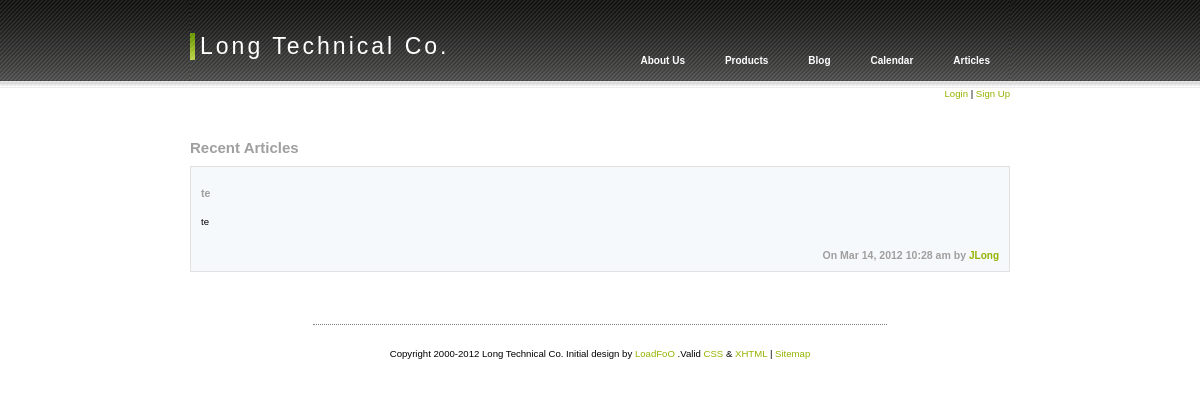
The app's page /articles.php with its own data.
### tables this page shows
CREATE TABLE IF NOT EXISTS `articles` (
  `id` int(11) NOT NULL AUTO_INCREMENT,
  `title` varchar(256) NOT NULL,
  `author` int(11) NOT NULL,
  `date` timestamp NULL DEFAULT CURRENT_TIMESTAMP,
  `content` text,
  PRIMARY KEY (`id`)
);

CREATE TABLE IF NOT EXISTS `users` (
  `id` int(11) NOT NULL AUTO_INCREMENT,
  `group_id` int(11) NOT NULL DEFAULT '0',
  `user` varchar(255) NOT NULL,
  `pass` varchar(64) NOT NULL,
  `salt` varchar(8) NOT NULL,
  PRIMARY KEY (`id`)
);

### articles.php (called while the page is built)
<?php
include('./templates/config.inc.php');
include('./templates/articles.php');
$page = new Page();
$page->SetTitle('Recent Articles');
$articles = new Articles('articles');
$articles->RegisterActions(array('email','new','edit','update','save','del'));
$articles->RegisterTableFields(array('id','title','author','date','content'), 0, 1);
$articles->RegisterNewFields(array('title','author','content'));
$articles->RegisterEditFields(array('title','author','content'));
$page->AddWidget($articles);
$page->Render($_GET);
?>

### templates/config.inc.php (called while the page is built, shortened)
<?php
require_once('Database.class.php');
require_once('Session.class.php');
require_once('User.class.php');
require_once('Widget.class.php');
require_once('Page.class.php');
$db = new Database( PCP_DB_HOST, PCP_DB_USER, PCP_DB_PASS, PCP_DB_NAME );
$session = new Session();
$user = new User();
?>

### templates/Session.class.php (called while the page is built, shortened)
<?php
class Session implements iPersist {
  function Get($name) {
	return $_SESSION[$name];
  }
}
?>

### templates/Database.class.php (called while the page is built, shortened)
<?php
class Database {
  private $db = null;
  private $isOpen = false;
  private $db_host = '';
  private $db_user = '';
  private $db_pass = '';
  private $db_name = '';
  public function __construct( $host, $user, $pass, $db ) {
    $this->db_host = $host;
    $this->db_user = $user;
    $this->db_pass = $pass;
    $this->db_name = $db;
  }
  public function getHandle() {
    return $this->db;
  }
  function Open() {
    $this->db = mysqli_connect( $this->db_host, $this->db_user,
	                            $this->db_pass, $this->db_name );
	if ( !$this->db ) {
      die( 'Connect Error (' . mysqli_connect_errno() . ') ' .
	    mysqli_connect_error() );
	} else {
	  $this->isOpen = mysqli_select_db( $this->db, $this->db_name );
	}
	return $this->isOpen;
  }
  function Query( $query ) {
    $result = null;
    if( $this->isOpen ) {
      $result = mysqli_query( $this->db, $query );
    }
    return $result;
  }
}
?>

### templates/User.class.php (called while the page is built, shortened)
<?php
class User {
  function LoggedIn() {
    global $session;
    return $session->Get( 'logged_in' );
  }
  function GetPermissions() {
	$ret = null;
    return $ret;
  }
  function HasPermission($perm) {
    $ret = false;
	return $ret;
  }
  function GetGroupId() {
    global $session;
    return $session->Get( 'group_id' );
  }
  function GetUsernameFromId($id) {
    $ret = $this->GetUserInfo($id);
	if(is_array($ret)) {
	  return $ret[2];
	}
    return "Unknown";
  }
  function GetUserInfo( $user ) {
    global $db;
    if( isset( $user ) ) {
	  $usr = mysqli_real_escape_string( $db->getHandle(), $user );
	  $result = $db->Query( "SELECT * FROM users WHERE id='" . $usr . "'" );
	  $ret = mysqli_fetch_row( $result );
	  if($ret) {
	    return array_slice( $ret, 0, 3 );
	  }
	}
	return false;
  }
}
?>

### templates/articles.php (the view, shortened to what this page needs)
<?php
class Articles extends Widget {
  function FormatItem($assoc_array, $db_fields) {
    global $user;
    $pretty_time = date("M j, Y g:i a", strtotime($assoc_array[$db_fields[3]]));
    echo "  <div class=\"box\">
    <h2>" . $this->LinkToAction($user, 'show', $assoc_array[$db_fields[1]], array('id'=>$assoc_array[$db_fields[0]])) . "</h2>
    <p>" . $assoc_array[$db_fields[4]] . "</p>
    <h2 style=\"text-align: right;\">
      On $pretty_time by <a href=\"#\">" . $user->GetUsernameFromId($assoc_array[$db_fields[2]]) . "</a>";
    echo "</h2>
  </div>\n\n";
  }
}
?>

### templates/Widget.class.php (shortened to what this page needs)
<?php
class Widget {
  public $class_name = 'Widget';
  public $action = null;
  public $db_fields = null;
  public $order_by_field = 'id';
  private $showDefault = 1;
  function __construct($class_name) {
    $this->class_name = $class_name;
    $this->action = new Processor();
  }
  function RegisterActions($action_array = null) {
	$this->action->Register('default', array($this, 'action_default'));
	$this->action->Register('show', array($this, 'action_show'));
	$this->action->Register('showall', array($this, 'action_showall'));
	if(is_array($action_array)) {
	  foreach($action_array as $action) {
	    $this->action->Register($action, array($this, 'action_' . $action));
	  }
	}
  }
  function RegisterTableFields($field_array, $order_by_field_index, $num_items) {
    $this->db_fields = $field_array;
	$this->order_by_field = $field_array[$order_by_field_index];
	$this->showDefault = $num_items;
  }
  public static function getName() {
    global $session;
    return $session->Get("pcp_class_name");
  }
  public static function getGuid() {
    global $session;
    return $session->Get("pcp_class_guid");
  }
  function Process($param = '') {
    global $user;
      if(isset($param['opt']) && ($this->class_name == "Login" || (isset($user) && $user->HasPermission($this->class_name . '_' . $param['opt'])))) {
	    Widget::setLastAction($param['opt']);
        $this->action->Action($param['opt'], $param);
	  } else {
	    $this->action->Action('default');
	  }
  }
  function LinkToAction($user, $action, $text, $params = '') {
    $ret = "";
	$cn = Widget::getName();
	$guid = Widget::getGuid();
	if($user->HasPermission($cn . '_' . $action)) {
      if(isset($params) && is_array($params)) {
	    $ret = "<a href=\"" . $cn . ".php?w=" . $guid . "&amp;opt=" . $action;
	    foreach($params as $k => $v) {
	      $ret .= "&amp;" . $k . "=" . $v;
	    }
	    $ret .= "\">$text</a>";
	  } else {
	    $ret = "<a href=\"" . $cn . ".php?w=" . $guid . "&amp;opt=" . $action . "\">$text</a>";
	  }
	} else {
	  $ret = $text;
	}
	return $ret;
  }
  public static function HardLinkToAction($class_name, $action, $text, $params = '') {
    $ret = "";
      if(isset($params) && is_array($params)) {
	    $ret = "<a href=\"" . $class_name . ".php?opt=$action";
	    foreach($params as $k => $v) {
	      $ret .= "&amp;$k=$v";
	    }
	    $ret .= "\">$text</a>";
	  } else {
	    $ret = "<a href=\"$class_name.php?opt=$action\">$text</a>";
	  }
	return $ret;
  }
  function BuildAddShowLinks(&$user, $opt = '') {
	$buf = "  <div class=\"clear\"></div><div class=\"right\">";
	$buf .= "  </div>\n";
	echo $buf;
  }
  function action_default($param = '') {
    global $db;
	global $user;
	$cn = Widget::getName();
	if($param['opt']=='show') {
	  $results = $db->Query( 'SELECT * FROM ' . $cn . ' WHERE ' .
	    $this->order_by_field . '=' . $param[$this->order_by_field] );
	  if($results) {
	    $row = mysqli_fetch_array($results);
	    $this->FormatItem($row, $this->db_fields);
	  }
	} else {
	  if($param['opt']=='showall') {
	    $results = $db->Query( 'SELECT * FROM ' . $cn .
		  ' ORDER BY ' . $this->order_by_field . ' DESC' );
	  }
	  else {
        $results = $db->Query( 'SELECT * FROM ' . $cn .
		  ' ORDER BY ' . $this->order_by_field .
		  ' DESC LIMIT ' . $this->showDefault );
	  }
	  if($results) {
        while ( $row = mysqli_fetch_assoc($results)) {
          $this->FormatItem($row, $this->db_fields);
        }
	  }
	}
	if($param['opt']!='show') {
	  $this->BuildAddShowLinks($user, $param['opt']);
	}
  }
}
?>

### templates/Page.class.php (shortened to what this page needs)
<?php
require_once('header.php');
require_once('footer.php');
class Page {
  private $widgets = null;
  function __construct() {
    $this->widgets = array();
  }
  function AddWidget(&$widget_obj) {
	array_push($this->widgets, $widget_obj);
  }
  function Render($param = '') {
	DrawSiteHeader();
	foreach($this->widgets as $i=>$w) {
      $this->widgets[$i]->Process($param);
	}
  }
}
?>

### css/style.css (style rules this page uses)
body { margin: 0px; background: url(../images/top_bg.gif); background-repeat: repeat-x; font-family: Verdana, Arial, sans-serif; font-size: .6em; }
p { line-height: 17px; margin: 11px 0 10px 0; padding: 0px; }
h2 { color: #9f9f9f; margin:0px; padding:0px; font-size: 15px; }
a { color: #93B300; text-decoration: none; }
#content h2 { margin: 0; padding: 10px 0 10px 0; }
.box { background: #F6F9FB; border: 1px solid #E1E1E1; padding: 10px 10px 0px 10px; margin: 0px 0 10px 0; }
.box h2 { font-size: 1.1em; margin: 0px 0 0px 0; padding:0px 0 5px 0; }
.box a { margin: 10px 0 10px 0; color: #93B300; font-size: 10px; }
.box p { margin: 5px 0 10px 0; line-height: 15px; }
.clear { display: block; clear: both; width: 100%; height:1px; overflow:hidden; }

### records on screen
articles: title "te", content "te", date "Mar 14, 2012 10:28 am", author.user "JLong"

### other values on screen
PCP_SITE_NAME "Long Technical Co."
$text "Sign Up"
PCP_PAGE_TITLE "Recent Articles"
